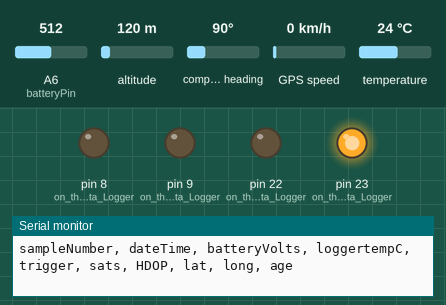
This sketch was run on a simulated Arduino Mega 2560, built with avr-gcc and run on an emulated ATmega2560. Shown: output pins drawn as LEDs (lit = HIGH), the last lines printed to the serial monitor. Inputs (shaded band) come from the test bench; at power-on: A6 (batteryPin) = 512, altitude 120 m, compass heading 90°, GPS speed 0 km/h, temperature 24 °C. The local clock reads 2024-03-15 10:24:30 at power-on unless the sketch sets it; storage starts empty; the GPS gets a fix after 3 s at 37.7749, -122.4194 with 8 satellites.

Above: at 0.1 s.
At 1.2 s:
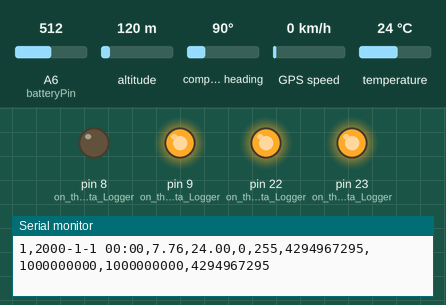
At 4.2 s:
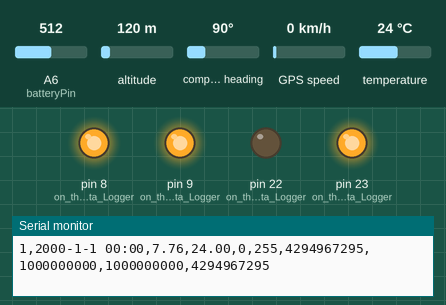
Timing chart, 0 to 5.7 s (numbered marks = the images above):
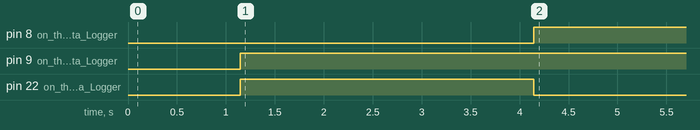

Measured:
- by itself, pin 8 (on_the_Mayfly_Data_Logger): LOW → HIGH at 4.1 s
- by itself, pin 9 (on_the_Mayfly_Data_Logger): LOW → HIGH at 1.1 s
- by itself, pin 22 (on_the_Mayfly_Data_Logger): LOW → HIGH at 1.1 s, → LOW 3.0 s later

The sketch:

RiverDrifterWithGPS.ino
```cpp
// (licence header left out)
#include <TinyGPS.h>          // load this library for the TinyGPS
#include <Arduino.h>          // load this library for Arduino
#include <SPI.h>              // load this library for Serial Peripheral Interface
#include <SD.h>               // load this library to run the SD card
#include "Sodaq_DS3231.h"     // load this library to run the real time clock on the Mayfly Data Logger

DateTime triggerTime(2019,7,28,18,0,0,1);        //makes a "dateTime" object for YYYY,MM,DD,HH,MM,SS,last digit is for day of week: 1=Sun, 2=Mon, 3=Tue, 4=Wed, 5=Thu, 6=Fri, 7=Sat
uint32_t triggerSecond = triggerTime.getEpoch(); //converts to unix epoch in seconds
int solenoidOn = 3000;                           //milliseconds solenoid will be powered
bool triggered = false;                          //set the initial condition that the solenoid has not been triggered

#define DATA_HEADER "sampleNumber, dateTime, batteryVolts, loggertempC, trigger, sats, HDOP, lat, long, age" // when using this code for just GPS (without timed trigger, remove "trigger,"
#define SD_SS_PIN 12                                                                                         // digital pin 12 is the MicroSD slave select pin on the Mayfly
#define FILE_NAME "datalog.txt"                                                                              // your name for the file to be created on the SD card

int long sampleinterval = 60000;          //time between GPS measurements, in milliseconds
int samplenum = 1;                        // declare the variable "samplenum" and start with 1
int batteryPin = A6;                      // on the Mayfly board, pin A6 is connected to a resistor divider on the battery input
int batterysenseValue = 0;                // variable to store the value coming from the analogRead function
float batteryvoltage;                     // the battery voltage as calculated by the formula below
const int TIME_ZONE = -5;                 // set the time zone to -4 for EDT or -5 for EST
static void smartdelay(unsigned long ms);

String add02d(uint16_t val) {     // add a leading 0 to integers less than 10
  if (val < 10)                   //
    {return "0" + String(val);}   //
  else                            //
    {return String(val);}         //
}

TinyGPS gps;                   // name the TinyGPS library "gps"

void setup()                   // set up the hardware
{
  Serial.begin(9600);          // baud rate is 9600 for serial terminal window output
  rtc.begin();                 // start the real time clock
  setupLogFile();              // initialize log file
  Serial.println(DATA_HEADER); // echo the data header to the serial connection for display in terminal window
  Serial1.begin(9600);         // baud rate is 9600 for the hardware serial port connected to the GPS on the Mayfly Bee header
  pinMode(23,OUTPUT);          // on the Mayfly Data Logger, pin 23 goes to the sleep pin of the Bee header (pin 9)
  digitalWrite(23,HIGH);       // set pin 23 to "on"
  pinMode(22, OUTPUT);         // on the Mayfly Data Logger, pin 22 provides switched power to the Grove ports, use either port D6-7 or D10-11 to power the gas solenoid valve
  digitalWrite(22, LOW);       // set pin 22 to "off" (low)
  pinMode(8,OUTPUT);           // on the Mayfly Data Logger, pin 8 provides power to a green LED light
  digitalWrite(8,LOW);         // set pin 8 to "off"
  pinMode(9,OUTPUT);           // on the Mayfly Data Logger, pin 9 provides power to a red LED light
  digitalWrite(9,LOW);         // set pin 9 to "off"
}

void loop(){                            // start the loop that will be running continously for this program
  String dataRec = createDataRecord();  // create a string to store the text of the data record
  logData(dataRec);                     // save the data record to the log file on the microSD card
  Serial.println(dataRec);              // echo the data to the serial connection
  smartdelay(1000);                     // pause 1000 milliseconds
  {
 DateTime now = rtc.now();
 uint32_t timeNow = now.getEpoch();                                       // get the current time from the RTC
 if((timeNow + 3600*TIME_ZONE >=triggerSecond) && (triggered==false)){    // if the current time (adjusted by time zone) is after the trigger time and it hasn't yet triggered...
  digitalWrite(22,HIGH);                                                  // turn pin 22 "on"
  digitalWrite(8,LOW);                                                    // turn the green LED "off"
  digitalWrite(9,HIGH);                                                   // turn the red LED "on"
  uint32_t solenoidOff = millis() + solenoidOn;                           // create an integer called solenoidOff that equals the current time (in milliseconds) plus the length of time you specified that the solenoid should remain open
  while (millis() < solenoidOff) {}                                       // until solenoidOff time occurs...
  triggered = true;                                                       // change the triggered flag to true
  digitalWrite(22,LOW);                                                   // finally, turn "off" the power to the solenoid
  }
  if(triggered==true) {                                                    // if the trigger flag has previously been switched to true...
    digitalWrite(8,HIGH);                                                  // turn "on" the green LED
    digitalWrite(9,HIGH);                                                  // turn "on" the red LED
  }
  else {                                                                   // if the trigger time hasn't been reached...
  digitalWrite(8,HIGH);                                                    // keep the green LED "on"
  digitalWrite(9,LOW);                                                     // keep the red LED "off"
  }
}
delay(sampleinterval);                                                  // pause for the measurement interval you specified above
}

void setupLogFile() {
  if (!SD.begin(SD_SS_PIN)) {                                               // if the SD card hasn't yet started, initialise the SD card
    Serial.println("Error: SD card failed to initialise or is missing.");   // print this error message to the terminal window if the card is missing or corrupt
  }
  bool oldFile = SD.exists(FILE_NAME);                                      // check if the file already exists
  File logFile = SD.open(FILE_NAME, FILE_WRITE);                            // open the file in write mode
  if (!oldFile)                                                             // add header information if the file did not already exist
  {
    logFile.println(FILE_NAME);                                             // print the FILE_NAME to the terminal window
    logFile.println(DATA_HEADER);                                           // print the DATA_HEADER to the terminal window
  }
  logFile.close();                                                          // close the file to save it
}

void logData(String rec) {
  File logFile = SD.open(FILE_NAME, FILE_WRITE);      // re-open the file
  logFile.println(rec);                               // write the CSV data
  logFile.close();                                    // close the file to save it
}

String createDataRecord() {                                                 // create a function that writes a string of text data to the SD card
  String data = "";                                                         // create a String to hold the data text
  data += samplenum;                                                        // populate the string called "data" with the sample number
  data += ",";                                                              // append a comma
  DateTime now = rtc.makeDateTime(rtc.now().getEpoch()+TIME_ZONE*3600);     // get the current date and time
  data += now.year();                                                       // append the year
  data += "-";                                                              // add a dash
  data += now.month();                                                      // append the month
  data += "-";                                                              // add a dash
  data += now.date();                                                       // append the day
  data += " ";                                                              // add a space
  data += add02d(now.hour());                                               // append the current hour, but using the function add02d will add a leading zero if less than 10
  data += ":";                                                              // add a colon
  data += add02d(now.minute());                                             // append the current minute, adding a leading zero if less than 10
  data += ",";                                                              // add a comma to seperate the data above from the next data
  batterysenseValue = analogRead(batteryPin);                               // reads the analog voltage on the batteryPin, reported in bits
  batteryvoltage = (3.3/1023) * 4.7 * batterysenseValue;                    // converts bits into volts (see batterytest sketch for more info)
  data += batteryvoltage;                                                   // appends the battery voltage to the data string
  data += ",";                                                              // add a comma to seperate the data above from the next data
  rtc.convertTemperature();                                                 // run the function that gets temperature data from the real time clock
  data += rtc.getTemperature();                                             // append that temperature data to the string
  data += ",";                                                              // comma
  data += triggered;                                                        // write the status of the trigger flag (has the solenoid opened yet? 0=false, 1=true)
  data += ",";                                                              // comma
  data += gps.satellites();                                                 // write the number of gps satellites being tracked
  data += ",";                                                              // comma
  data += gps.hdop();                                                       // write the horizontal dilution of precision measured by the gps
  data += ",";                                                              // comma
  long lat,lon;                                                             // get the position from the gps
  unsigned long fix_age;                                                    // get the age of that lat long fix
  gps.get_position(&lat, &lon, &fix_age);                                   // turn the position information into a lat and long
  data += lat;                                                              // write the latitude
  data += ",";                                                              // comma
  data += lon;                                                              // write the longitude
  data += ",";                                                              // comma
  data += fix_age;                                                          // write how old the lat and long data are
  samplenum++;                                                              // increment the sample number
  return data;                                                              // generate the text string with all of the above information
}

static void smartdelay(unsigned long ms) {    // part of the TinyGPS library
  unsigned long start = millis();
  do   {
    while (Serial1.available())
    gps.encode(Serial1.read());
  }
  while (millis() - start < ms);
}
```
